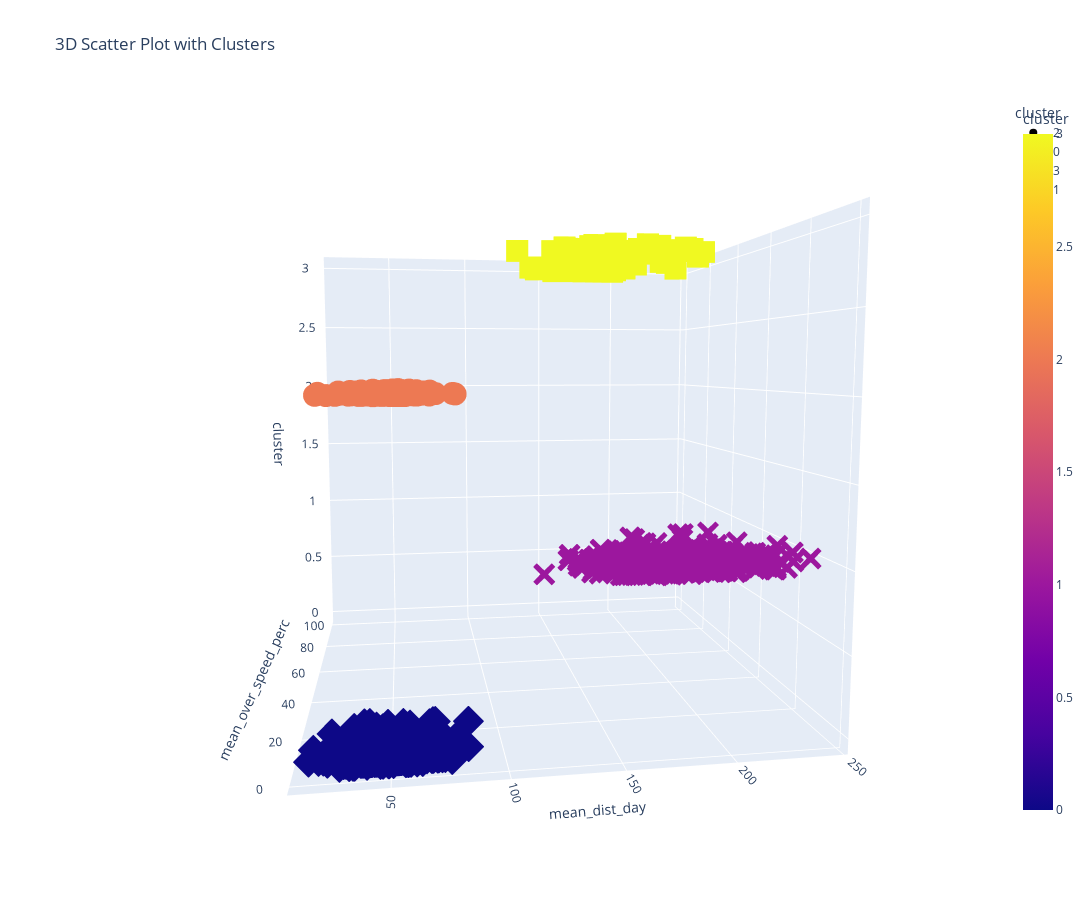

Here is the notebook cell this chart was saved with:
### Code cell
import plotly.express as px

# Assuming df is your DataFrame
fig = px.scatter_3d(df1, 
                    x='mean_dist_day', 
                    y='mean_over_speed_perc', 
                    z='cluster', 
                    color='cluster',
                    symbol='cluster',
                    title='3D Scatter Plot with Clusters',
                    height=900,
                    width = 1200
                   )
fig.show()

### Figure 1 — Plotly figure (JSON) as saved in the notebook; plotly's stock layout.template omitted (floating-point values rounded to 4 significant figures; data arrays with more than 128 entries replaced by an {"elided": "..."} marker saying what was removed)
{"data": [{"hovertemplate": "cluster=%{marker.color}<br>mean_dist_day=%{x}<br>mean_over_speed_perc=%{y}<extra></extra>", "legendgroup": "2", "marker": {"color": {"elided": "425 int values"}, "coloraxis": "coloraxis", "symbol": "circle"}, "mode": "markers", "name": "2", "scene": "scene", "showlegend": true, "type": "scatter3d", "x": {"elided": "425 float values"}, "y": {"elided": "425 int values"}, "z": {"elided": "425 int values"}}, {"hovertemplate": "cluster=%{marker.color}<br>mean_dist_day=%{x}<br>mean_over_speed_perc=%{y}<extra></extra>", "legendgroup": "0", "marker": {"color": {"elided": "2775 int values"}, "coloraxis": "coloraxis", "symbol": "diamond"}, "mode": "markers", "name": "0", "scene": "scene", "showlegend": true, "type": "scatter3d", "x": {"elided": "2775 float values"}, "y": {"elided": "2775 int values"}, "z": {"elided": "2775 int values"}}, {"hovertemplate": "cluster=%{marker.color}<br>mean_dist_day=%{x}<br>mean_over_speed_perc=%{y}<extra></extra>", "legendgroup": "3", "marker": {"color": [3, 3, 3, 3, 3, 3, 3, 3, 3, 3, 3, 3, 3, 3, 3, 3, 3, 3, 3, 3, 3, 3, 3, 3, 3, 3, 3, 3, 3, 3, 3, 3, 3, 3, 3, 3, 3, 3, 3, 3, 3, 3, 3, 3, 3, 3, 3, 3, 3, 3, 3, 3, 3, 3, 3, 3, 3, 3, 3, 3, 3, 3, 3, 3, 3, 3, 3, 3, 3, 3, 3, 3, 3, 3, 3, 3, 3, 3, 3, 3, 3, 3, 3, 3, 3, 3, 3, 3, 3, 3, 3, 3, 3, 3, 3, 3, 3, 3, 3, 3, 3, 3, 3, 3], "coloraxis": "coloraxis", "symbol": "square"}, "mode": "markers", "name": "3", "scene": "scene", "showlegend": true, "type": "scatter3d", "x": [179.2, 192.3, 140.2, 184.3, 200.6, 198.0, 168.4, 197.9, 172.1, 164.3, 162.6, 165.2, 157.5, 180.9, 167.8, 144.2, 163.8, 182.2, 149.1, 171.8, 212.8, 185.3, 170.1, 175.8, 234.5, 164.0, 200.8, 168.5, 184.8, 158.6, 192.1, 176.5, 191.0, 175.9, 158.0, 197.6, 140.3, 181.1, 197.3, 156.8, 164.1, 187.4, 145.2, 183.7, 121.1, 171.2, 148, 162.9, 163.2, 185.0, 178.3, 190.1, 167.6, 176.0, 173.7, 224.5, 219.5, 156.8, 193.0, 191.2, 184.0, 181.0, 192.4, 185.0, 202.9, 178.5, 213.9, 188.4, 164.1, 173.9, 208.7, 183.8, 162.3, 164.8, 172.5, 179.3, 187.1, 191.5, 188.1, 201.5, 165.2, 166.2, 167.8, 209.4, 145.3, 185.5, 168.8, 169.4, 159.2, 184.8, 228.2, 151.8, 158.5, 186.0, 169.8, 154.5, 198.3, 149.7, 182.5, 177.2, 182.4, 189.9, 214.2, 159.8], "y": [95, 69, 92, 70, 50, 95, 70, 74, 87, 45, 56, 74, 59, 85, 70, 49, 79, 72, 78, 50, 51, 49, 49, 80, 88, 86, 79, 56, 89, 71, 68, 82, 76, 53, 44, 57, 56, 58, 76, 58, 99, 86, 96, 74, 57, 51, 66, 75, 91, 65, 71, 52, 70, 70, 84, 52, 75, 46, 43, 70, 61, 58, 99, 41, 80, 99, 47, 63, 71, 75, 45, 56, 74, 53, 76, 79, 99, 93, 75, 90, 57, 77, 41, 64, 91, 67, 55, 67, 46, 56, 61, 67, 100, 65, 99, 51, 99, 78, 99, 87, 83, 97, 73, 58], "z": [3, 3, 3, 3, 3, 3, 3, 3, 3, 3, 3, 3, 3, 3, 3, 3, 3, 3, 3, 3, 3, 3, 3, 3, 3, 3, 3, 3, 3, 3, 3, 3, 3, 3, 3, 3, 3, 3, 3, 3, 3, 3, 3, 3, 3, 3, 3, 3, 3, 3, 3, 3, 3, 3, 3, 3, 3, 3, 3, 3, 3, 3, 3, 3, 3, 3, 3, 3, 3, 3, 3, 3, 3, 3, 3, 3, 3, 3, 3, 3, 3, 3, 3, 3, 3, 3, 3, 3, 3, 3, 3, 3, 3, 3, 3, 3, 3, 3, 3, 3, 3, 3, 3, 3]}, {"hovertemplate": "cluster=%{marker.color}<br>mean_dist_day=%{x}<br>mean_over_speed_perc=%{y}<extra></extra>", "legendgroup": "1", "marker": {"color": {"elided": "696 int values"}, "coloraxis": "coloraxis", "symbol": "x"}, "mode": "markers", "name": "1", "scene": "scene", "showlegend": true, "type": "scatter3d", "x": {"elided": "696 float values"}, "y": {"elided": "696 int values"}, "z": {"elided": "696 int values"}}], "layout": {"coloraxis": {"colorbar": {"title": {"text": "cluster"}}, "colorscale": [[0, "#0d0887"], [0.1111, "#46039f"], [0.2222, "#7201a8"], [0.3333, "#9c179e"], [0.4444, "#bd3786"], [0.5556, "#d8576b"], [0.6667, "#ed7953"], [0.7778, "#fb9f3a"], [0.8889, "#fdca26"], [1, "#f0f921"]]}, "height": 900, "legend": {"title": {"text": "cluster"}, "tracegroupgap": 0}, "scene": {"aspectmode": "auto", "aspectratio": {"x": 1, "y": 1, "z": 1}, "camera": {"center": {"x": 0, "y": 0, "z": 0}, "eye": {"x": -0.3001, "y": -1.926, "z": 0.211}, "projection": {"type": "perspective"}, "up": {"x": 0, "y": 0, "z": 1}}, "domain": {"x": [0, 1], "y": [0, 1]}, "xaxis": {"title": {"text": "mean_dist_day"}, "type": "linear"}, "yaxis": {"title": {"text": "mean_over_speed_perc"}, "type": "linear"}, "zaxis": {"categoryarray": [2, 0, 3, 1], "categoryorder": "array", "title": {"text": "cluster"}, "type": "linear"}}, "title": {"text": "3D Scatter Plot with Clusters"}, "width": 1200}}
